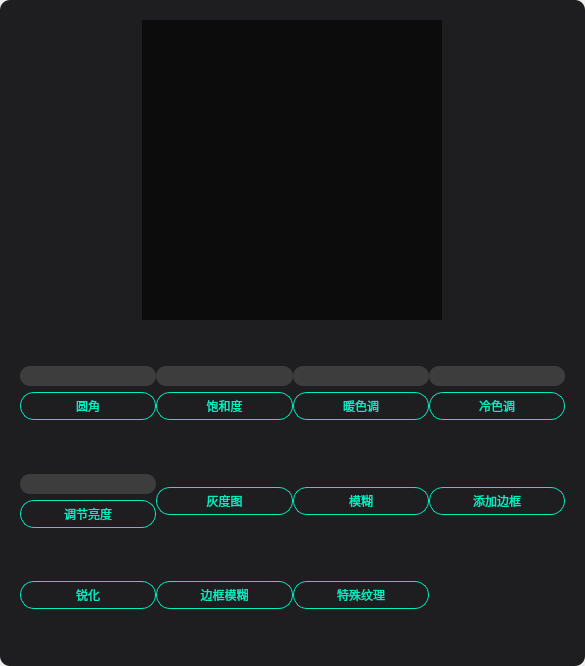
<?xml version="1.0" encoding="UTF-8"?>
<ui version="4.0">
 <class>ImageEditerClass</class>
 <widget class="QWidget" name="ImageEditerClass">
  <property name="geometry">
   <rect>
    <x>0</x>
    <y>0</y>
    <width>585</width>
    <height>666</height>
   </rect>
  </property>
  <property name="windowTitle">
   <string>ImageEditer</string>
  </property>
  <layout class="QVBoxLayout" name="verticalLayout">
   <property name="spacing">
    <number>0</number>
   </property>
   <property name="leftMargin">
    <number>0</number>
   </property>
   <property name="topMargin">
    <number>0</number>
   </property>
   <property name="rightMargin">
    <number>0</number>
   </property>
   <property name="bottomMargin">
    <number>0</number>
   </property>
   <item>
    <widget class="QFrame" name="frame">
     <property name="styleSheet">
      <string notr="true">#frame
{
	background: #1E1E20;
	border-radius: 10px;
}</string>
     </property>
     <property name="frameShape">
      <enum>QFrame::StyledPanel</enum>
     </property>
     <property name="frameShadow">
      <enum>QFrame::Raised</enum>
     </property>
     <layout class="QVBoxLayout" name="verticalLayout_2">
      <property name="spacing">
       <number>10</number>
      </property>
      <property name="leftMargin">
       <number>0</number>
      </property>
      <property name="topMargin">
       <number>20</number>
      </property>
      <property name="rightMargin">
       <number>0</number>
      </property>
      <property name="bottomMargin">
       <number>10</number>
      </property>
      <item>
       <widget class="QWidget" name="widget_image" native="true">
        <property name="minimumSize">
         <size>
          <width>0</width>
          <height>300</height>
         </size>
        </property>
        <property name="maximumSize">
         <size>
          <width>16777215</width>
          <height>300</height>
         </size>
        </property>
        <layout class="QHBoxLayout" name="horizontalLayout">
         <property name="spacing">
          <number>0</number>
         </property>
         <property name="leftMargin">
          <number>0</number>
         </property>
         <property name="topMargin">
          <number>0</number>
         </property>
         <property name="rightMargin">
          <number>0</number>
         </property>
         <property name="bottomMargin">
          <number>0</number>
         </property>
         <item>
          <widget class="QLabel" name="label_image">
           <property name="minimumSize">
            <size>
             <width>300</width>
             <height>300</height>
            </size>
           </property>
           <property name="maximumSize">
            <size>
             <width>300</width>
             <height>300</height>
            </size>
           </property>
           <property name="styleSheet">
            <string notr="true">background-color: rgba(0, 0, 0, 0.6);</string>
           </property>
           <property name="text">
            <string/>
           </property>
          </widget>
         </item>
        </layout>
       </widget>
      </item>
      <item>
       <widget class="QWidget" name="widget_tool" native="true">
        <property name="styleSheet">
         <string notr="true">QLineEdit
{
	background: rgba(234, 234, 234, 0.15);
	border-radius: 10px;
	font-size: 12px;
	font-family: 微软雅黑;
	color: #FFFFFF;
}

QLabel
{
	font-family: 微软雅黑;
	font-size: 14px;
	color: #FFFFFF;
}

QPushButton
{
border-radius: 14px;
border: 1px solid #01EEC3;
font-size: 12px;
font-family: 微软雅黑;
color: #01EEC3;
}</string>
        </property>
        <layout class="QVBoxLayout" name="verticalLayout_14">
         <property name="spacing">
          <number>10</number>
         </property>
         <property name="leftMargin">
          <number>20</number>
         </property>
         <property name="topMargin">
          <number>10</number>
         </property>
         <property name="rightMargin">
          <number>20</number>
         </property>
         <property name="bottomMargin">
          <number>20</number>
         </property>
         <item>
          <layout class="QGridLayout" name="gridLayout">
           <property name="spacing">
            <number>0</number>
           </property>
           <item row="0" column="0">
            <layout class="QVBoxLayout" name="verticalLayout_3" stretch="0,0,0,0">
             <item>
              <spacer name="verticalSpacer_16">
               <property name="orientation">
                <enum>Qt::Vertical</enum>
               </property>
               <property name="sizeHint" stdset="0">
                <size>
                 <width>20</width>
                 <height>40</height>
                </size>
               </property>
              </spacer>
             </item>
             <item>
              <widget class="QLineEdit" name="lineEdit_radius">
               <property name="minimumSize">
                <size>
                 <width>0</width>
                 <height>20</height>
                </size>
               </property>
               <property name="maximumSize">
                <size>
                 <width>16777215</width>
                 <height>20</height>
                </size>
               </property>
               <property name="alignment">
                <set>Qt::AlignCenter</set>
               </property>
              </widget>
             </item>
             <item>
              <widget class="QPushButton" name="pushButton_radius">
               <property name="minimumSize">
                <size>
                 <width>0</width>
                 <height>28</height>
                </size>
               </property>
               <property name="maximumSize">
                <size>
                 <width>16777215</width>
                 <height>28</height>
                </size>
               </property>
               <property name="text">
                <string>圆角</string>
               </property>
              </widget>
             </item>
             <item>
              <spacer name="verticalSpacer_15">
               <property name="orientation">
                <enum>Qt::Vertical</enum>
               </property>
               <property name="sizeHint" stdset="0">
                <size>
                 <width>20</width>
                 <height>40</height>
                </size>
               </property>
              </spacer>
             </item>
            </layout>
           </item>
           <item row="0" column="1">
            <layout class="QVBoxLayout" name="verticalLayout_7" stretch="0,0,0,0">
             <item>
              <spacer name="verticalSpacer_17">
               <property name="orientation">
                <enum>Qt::Vertical</enum>
               </property>
               <property name="sizeHint" stdset="0">
                <size>
                 <width>20</width>
                 <height>40</height>
                </size>
               </property>
              </spacer>
             </item>
             <item>
              <widget class="QLineEdit" name="lineEdit_saturation">
               <property name="minimumSize">
                <size>
                 <width>0</width>
                 <height>20</height>
                </size>
               </property>
               <property name="maximumSize">
                <size>
                 <width>16777215</width>
                 <height>20</height>
                </size>
               </property>
               <property name="alignment">
                <set>Qt::AlignCenter</set>
               </property>
              </widget>
             </item>
             <item>
              <widget class="QPushButton" name="pushButton_radius_2">
               <property name="minimumSize">
                <size>
                 <width>0</width>
                 <height>28</height>
                </size>
               </property>
               <property name="maximumSize">
                <size>
                 <width>16777215</width>
                 <height>28</height>
                </size>
               </property>
               <property name="text">
                <string>饱和度</string>
               </property>
              </widget>
             </item>
             <item>
              <spacer name="verticalSpacer_18">
               <property name="orientation">
                <enum>Qt::Vertical</enum>
               </property>
               <property name="sizeHint" stdset="0">
                <size>
                 <width>20</width>
                 <height>40</height>
                </size>
               </property>
              </spacer>
             </item>
            </layout>
           </item>
           <item row="0" column="2">
            <layout class="QVBoxLayout" name="verticalLayout_5" stretch="0,0,0,0">
             <item>
              <spacer name="verticalSpacer_19">
               <property name="orientation">
                <enum>Qt::Vertical</enum>
               </property>
               <property name="sizeHint" stdset="0">
                <size>
                 <width>20</width>
                 <height>40</height>
                </size>
               </property>
              </spacer>
             </item>
             <item>
              <widget class="QLineEdit" name="lineEdit_warm">
               <property name="minimumSize">
                <size>
                 <width>0</width>
                 <height>20</height>
                </size>
               </property>
               <property name="maximumSize">
                <size>
                 <width>16777215</width>
                 <height>20</height>
                </size>
               </property>
               <property name="alignment">
                <set>Qt::AlignCenter</set>
               </property>
              </widget>
             </item>
             <item>
              <widget class="QPushButton" name="pushButton_warm">
               <property name="minimumSize">
                <size>
                 <width>0</width>
                 <height>28</height>
                </size>
               </property>
               <property name="maximumSize">
                <size>
                 <width>16777215</width>
                 <height>28</height>
                </size>
               </property>
               <property name="text">
                <string>暖色调</string>
               </property>
              </widget>
             </item>
             <item>
              <spacer name="verticalSpacer_20">
               <property name="orientation">
                <enum>Qt::Vertical</enum>
               </property>
               <property name="sizeHint" stdset="0">
                <size>
                 <width>20</width>
                 <height>40</height>
                </size>
               </property>
              </spacer>
             </item>
            </layout>
           </item>
           <item row="0" column="3">
            <layout class="QVBoxLayout" name="verticalLayout_6" stretch="0,0,0,0">
             <item>
              <spacer name="verticalSpacer_21">
               <property name="orientation">
                <enum>Qt::Vertical</enum>
               </property>
               <property name="sizeHint" stdset="0">
                <size>
                 <width>20</width>
                 <height>40</height>
                </size>
               </property>
              </spacer>
             </item>
             <item>
              <widget class="QLineEdit" name="lineEdit_cool">
               <property name="minimumSize">
                <size>
                 <width>0</width>
                 <height>20</height>
                </size>
               </property>
               <property name="maximumSize">
                <size>
                 <width>16777215</width>
                 <height>20</height>
                </size>
               </property>
               <property name="alignment">
                <set>Qt::AlignCenter</set>
               </property>
              </widget>
             </item>
             <item>
              <widget class="QPushButton" name="pushButton_cool">
               <property name="minimumSize">
                <size>
                 <width>0</width>
                 <height>28</height>
                </size>
               </property>
               <property name="maximumSize">
                <size>
                 <width>16777215</width>
                 <height>28</height>
                </size>
               </property>
               <property name="text">
                <string>冷色调</string>
               </property>
              </widget>
             </item>
             <item>
              <spacer name="verticalSpacer_22">
               <property name="orientation">
                <enum>Qt::Vertical</enum>
               </property>
               <property name="sizeHint" stdset="0">
                <size>
                 <width>20</width>
                 <height>40</height>
                </size>
               </property>
              </spacer>
             </item>
            </layout>
           </item>
           <item row="1" column="0">
            <layout class="QVBoxLayout" name="verticalLayout_8" stretch="0,0,0,0">
             <item>
              <spacer name="verticalSpacer_14">
               <property name="orientation">
                <enum>Qt::Vertical</enum>
               </property>
               <property name="sizeHint" stdset="0">
                <size>
                 <width>20</width>
                 <height>40</height>
                </size>
               </property>
              </spacer>
             </item>
             <item>
              <widget class="QLineEdit" name="lineEdit_bright">
               <property name="minimumSize">
                <size>
                 <width>0</width>
                 <height>20</height>
                </size>
               </property>
               <property name="maximumSize">
                <size>
                 <width>16777215</width>
                 <height>20</height>
                </size>
               </property>
               <property name="alignment">
                <set>Qt::AlignCenter</set>
               </property>
              </widget>
             </item>
             <item>
              <widget class="QPushButton" name="pushButton_bright">
               <property name="minimumSize">
                <size>
                 <width>0</width>
                 <height>28</height>
                </size>
               </property>
               <property name="maximumSize">
                <size>
                 <width>16777215</width>
                 <height>28</height>
                </size>
               </property>
               <property name="text">
                <string>调节亮度</string>
               </property>
              </widget>
             </item>
             <item>
              <spacer name="verticalSpacer_13">
               <property name="orientation">
                <enum>Qt::Vertical</enum>
               </property>
               <property name="sizeHint" stdset="0">
                <size>
                 <width>20</width>
                 <height>40</height>
                </size>
               </property>
              </spacer>
             </item>
            </layout>
           </item>
           <item row="1" column="1">
            <layout class="QVBoxLayout" name="verticalLayout_4" stretch="0,0,0">
             <item>
              <spacer name="verticalSpacer_2">
               <property name="orientation">
                <enum>Qt::Vertical</enum>
               </property>
               <property name="sizeHint" stdset="0">
                <size>
                 <width>20</width>
                 <height>40</height>
                </size>
               </property>
              </spacer>
             </item>
             <item>
              <widget class="QPushButton" name="pushButton_greyScale">
               <property name="minimumSize">
                <size>
                 <width>0</width>
                 <height>28</height>
                </size>
               </property>
               <property name="maximumSize">
                <size>
                 <width>16777215</width>
                 <height>28</height>
                </size>
               </property>
               <property name="text">
                <string>灰度图</string>
               </property>
              </widget>
             </item>
             <item>
              <spacer name="verticalSpacer">
               <property name="orientation">
                <enum>Qt::Vertical</enum>
               </property>
               <property name="sizeHint" stdset="0">
                <size>
                 <width>20</width>
                 <height>40</height>
                </size>
               </property>
              </spacer>
             </item>
            </layout>
           </item>
           <item row="1" column="2">
            <layout class="QVBoxLayout" name="verticalLayout_9" stretch="0,0,0">
             <item>
              <spacer name="verticalSpacer_3">
               <property name="orientation">
                <enum>Qt::Vertical</enum>
               </property>
               <property name="sizeHint" stdset="0">
                <size>
                 <width>20</width>
                 <height>40</height>
                </size>
               </property>
              </spacer>
             </item>
             <item>
              <widget class="QPushButton" name="pushButton_blur">
               <property name="minimumSize">
                <size>
                 <width>0</width>
                 <height>28</height>
                </size>
               </property>
               <property name="maximumSize">
                <size>
                 <width>16777215</width>
                 <height>28</height>
                </size>
               </property>
               <property name="text">
                <string>模糊</string>
               </property>
              </widget>
             </item>
             <item>
              <spacer name="verticalSpacer_4">
               <property name="orientation">
                <enum>Qt::Vertical</enum>
               </property>
               <property name="sizeHint" stdset="0">
                <size>
                 <width>20</width>
                 <height>40</height>
                </size>
               </property>
              </spacer>
             </item>
            </layout>
           </item>
           <item row="1" column="3">
            <layout class="QVBoxLayout" name="verticalLayout_10" stretch="0,0,0">
             <item>
              <spacer name="verticalSpacer_5">
               <property name="orientation">
                <enum>Qt::Vertical</enum>
               </property>
               <property name="sizeHint" stdset="0">
                <size>
                 <width>20</width>
                 <height>40</height>
                </size>
               </property>
              </spacer>
             </item>
             <item>
              <widget class="QPushButton" name="pushButton_drawFrame">
               <property name="minimumSize">
                <size>
                 <width>0</width>
                 <height>28</height>
                </size>
               </property>
               <property name="maximumSize">
                <size>
                 <width>16777215</width>
                 <height>28</height>
                </size>
               </property>
               <property name="text">
                <string>添加边框</string>
               </property>
              </widget>
             </item>
             <item>
              <spacer name="verticalSpacer_6">
               <property name="orientation">
                <enum>Qt::Vertical</enum>
               </property>
               <property name="sizeHint" stdset="0">
                <size>
                 <width>20</width>
                 <height>40</height>
                </size>
               </property>
              </spacer>
             </item>
            </layout>
           </item>
           <item row="2" column="0">
            <layout class="QVBoxLayout" name="verticalLayout_11" stretch="0,0,0">
             <item>
              <spacer name="verticalSpacer_8">
               <property name="orientation">
                <enum>Qt::Vertical</enum>
               </property>
               <property name="sizeHint" stdset="0">
                <size>
                 <width>20</width>
                 <height>40</height>
                </size>
               </property>
              </spacer>
             </item>
             <item>
              <widget class="QPushButton" name="pushButton_blur_2">
               <property name="minimumSize">
                <size>
                 <width>0</width>
                 <height>28</height>
                </size>
               </property>
               <property name="maximumSize">
                <size>
                 <width>16777215</width>
                 <height>28</height>
                </size>
               </property>
               <property name="text">
                <string>锐化</string>
               </property>
              </widget>
             </item>
             <item>
              <spacer name="verticalSpacer_7">
               <property name="orientation">
                <enum>Qt::Vertical</enum>
               </property>
               <property name="sizeHint" stdset="0">
                <size>
                 <width>20</width>
                 <height>40</height>
                </size>
               </property>
              </spacer>
             </item>
            </layout>
           </item>
           <item row="2" column="1">
            <layout class="QVBoxLayout" name="verticalLayout_12" stretch="0,0,0">
             <item>
              <spacer name="verticalSpacer_10">
               <property name="orientation">
                <enum>Qt::Vertical</enum>
               </property>
               <property name="sizeHint" stdset="0">
                <size>
                 <width>20</width>
                 <height>40</height>
                </size>
               </property>
              </spacer>
             </item>
             <item>
              <widget class="QPushButton" name="pushButton_metal">
               <property name="minimumSize">
                <size>
                 <width>0</width>
                 <height>28</height>
                </size>
               </property>
               <property name="maximumSize">
                <size>
                 <width>16777215</width>
                 <height>28</height>
                </size>
               </property>
               <property name="text">
                <string>边框模糊</string>
               </property>
              </widget>
             </item>
             <item>
              <spacer name="verticalSpacer_9">
               <property name="orientation">
                <enum>Qt::Vertical</enum>
               </property>
               <property name="sizeHint" stdset="0">
                <size>
                 <width>20</width>
                 <height>40</height>
                </size>
               </property>
              </spacer>
             </item>
            </layout>
           </item>
           <item row="2" column="2">
            <layout class="QVBoxLayout" name="verticalLayout_13" stretch="0,0,0">
             <item>
              <spacer name="verticalSpacer_11">
               <property name="orientation">
                <enum>Qt::Vertical</enum>
               </property>
               <property name="sizeHint" stdset="0">
                <size>
                 <width>20</width>
                 <height>40</height>
                </size>
               </property>
              </spacer>
             </item>
             <item>
              <widget class="QPushButton" name="pushButton_blur_4">
               <property name="minimumSize">
                <size>
                 <width>0</width>
                 <height>28</height>
                </size>
               </property>
               <property name="maximumSize">
                <size>
                 <width>16777215</width>
                 <height>28</height>
                </size>
               </property>
               <property name="text">
                <string>特殊纹理</string>
               </property>
              </widget>
             </item>
             <item>
              <spacer name="verticalSpacer_12">
               <property name="orientation">
                <enum>Qt::Vertical</enum>
               </property>
               <property name="sizeHint" stdset="0">
                <size>
                 <width>20</width>
                 <height>40</height>
                </size>
               </property>
              </spacer>
             </item>
            </layout>
           </item>
          </layout>
         </item>
        </layout>
       </widget>
      </item>
     </layout>
    </widget>
   </item>
  </layout>
 </widget>
 <layoutdefault spacing="6" margin="11"/>
 <resources>
  <include location="ImageEditer.qrc"/>
 </resources>
 <connections/>
</ui>
